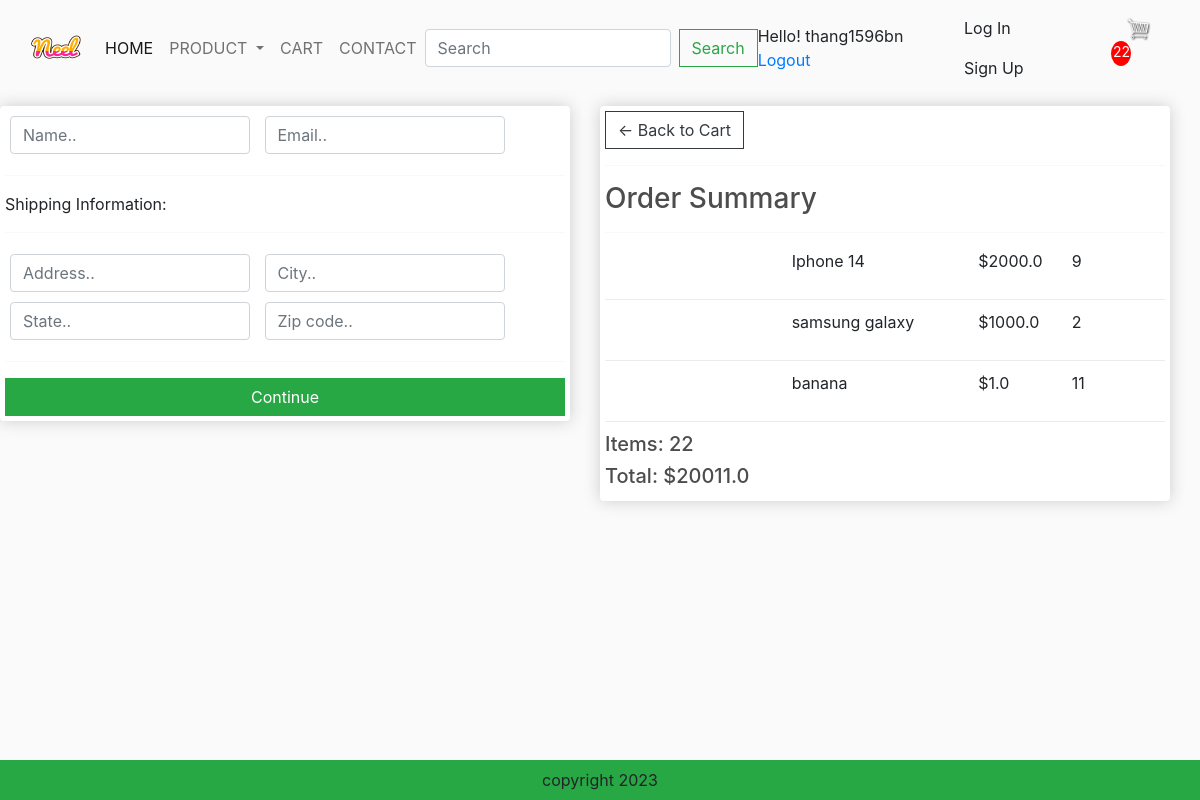
Screenshot of /checkout/ (signed in) with the database file from the repository.
### shop/models.py (models this page shows, shortened)
class OrderItem(models.Model):
    product = models.ForeignKey(Product,on_delete=models.SET_NULL,blank=True,null=True)
    order = models.ForeignKey(Order, on_delete=models.SET_NULL, blank=True, null=True)
    quantity = models.IntegerField(default=0,null=True,blank=True)
    date_added = models.DateTimeField(auto_now_add=True)
    @property
    def get_total(self):
        total = self.product.price * self.quantity
        return total

class Product(models.Model):
    category = models.ManyToManyField(Category, related_name= 'product')
    name = models.CharField(max_length=200,null=True)
    price = models.FloatField()
    digital = models.BooleanField(default=False,null=True,blank=False)
    image = models.ImageField(null=True,blank=True)
    @property
    def ImageURL(self):
        if self.image:
            return self.image.url
        return ''

class Order(models.Model):
    customer = models.ForeignKey(User,on_delete=models.SET_NULL,blank=True,null=True)
    date_order = models.DateTimeField(auto_now_add=True)
    complete = models.BooleanField(default=False, null=True, blank=False)
    transaction_id = models.CharField(max_length=200,null=True)
    @property
    def get_cart_items(self):
        orderitems = self.orderitem_set.all()
        total = sum([item.quantity for item in orderitems])
        return total
    @property
    def get_cart_total(self):
        orderitems = self.orderitem_set.all()
        total = sum([item.get_total for item in orderitems])
        return total

### shop/views.py (the view)
# urls.py: path('checkout/', views.checkout, name="checkout"),
def checkout(request):
    if request.user.is_authenticated:
        customer = request.user
        order, created = Order.objects.get_or_create(customer=customer, complete=False)
        items = order.orderitem_set.all()
        cartItems = order.get_cart_items
    else:
        items = []
        order = {'get_cart_items': 0, 'get_cart_total': 0}
        cartItems = order['get_cart_items']
    context = {'items': items, 'order': order, 'cartItems': cartItems}
    return render(request, 'shop/checkout.html', context)

### shop/templates/shop/checkout.html (shortened to what this page needs)
{% extends 'shop/base.html' %}
{% load static %}
{% block content_checkout %}
     <div class="row" style="width:100%">
		<div class="col-lg-6">
			<div class="box-element" id="form-wrapper">
				<form id="form">
					<div id="user-info">
						<div class="form-field">
							<input required class="form-control" type="text" name="name" placeholder="Name..">
						</div>
						<div class="form-field">
							<input required class="form-control" type="email" name="email" placeholder="Email..">
						</div>
					</div>
					<div id="shipping-info">
						<hr>
						<p>Shipping Information:</p>
						<hr>
						<div class="form-field">
							<input class="form-control" type="text" name="address" placeholder="Address..">
						</div>
						<div class="form-field">
							<input class="form-control" type="text" name="city" placeholder="City..">
						</div>
						<div class="form-field">
							<input class="form-control" type="text" name="state" placeholder="State..">
						</div>
						<div class="form-field">
							<input class="form-control" type="text" name="zipcode" placeholder="Zip code..">
						</div>
					</div>
					<hr>
					<input id="form-button" class="btn btn-success btn-block" type="submit" value="Continue">
				</form>
			</div>
			<br>
		</div>
		<div class="col-lg-6">
			<div class="box-element">
				<a  class="btn btn-outline-dark" href="{% url 'cart' %}">&#x2190; Back to Cart</a>
				<hr>
				<h3>Order Summary</h3>
				<hr>
				{% for item in items %}
				<div class="cart-row">
					<div style="flex:2"><img class="row-image" src="{{item.product.ImageURL}}"></div>
					<div style="flex:2"><p>{{item.product.name}}</p></div>
					<div style="flex:1"><p>${{item.product.price}}</p></div>
					<div style="flex:1"><p>{{item.quantity}}</p></div>
				</div>
				{% endfor %}
				<h5>Items:   {{order.get_cart_items}}</h5>
				<h5>Total:   ${{order.get_cart_total}}</h5>
			</div>
		</div>
     </div>
{% endblock content_checkout %}

### shop/templates/shop/base.html (shortened to what this page needs)
<!DOCTYPE html>
{% load static %}
<html lang="en">
<head>
    <link href="https://cdn.jsdelivr.net/npm/bootstrap@5.2.3/dist/css/bootstrap.min.css" rel="stylesheet">
    <link href="https://stackpath.bootstrapcdn.com/bootstrap/4.4.1/css/bootstrap.min.css" rel="stylesheet">
    <link href="{%static 'shop/css/owl.carousel.min.css' %}" rel="stylesheet">
    <link href="{%static 'shop/css/all.min.css' %}" rel="stylesheet">
    <link href="{%static 'shop/css/main.css' %}" rel="stylesheet">
    <link href="{%static 'shop/css/style.css' %}" rel="stylesheet">
</head>
<body>
    <nav class="navbar navbar-expand-lg bg-body-tertiary" >
      <div class="container-fluid">
        <a class="navbar-brand" href="{% url 'index' %}">
            <img src="{% static 'shop/images/Neel.png' %}" width="50" height="50">
        </a>
        <div class="collapse navbar-collapse" id="navbarSupportedContent">
          <ul class="navbar-nav me-auto mb-2 mb-lg-0">
            <li class="nav-item">
              <a class="nav-link active" aria-current="page" href="{% url 'index' %}">HOME</a>
            </li>
            <li class="nav-item dropdown">
              <a class="nav-link dropdown-toggle" href="#" role="button" data-bs-toggle="dropdown" aria-expanded="false">
                PRODUCT
              </a>
            </li>
            <li class="nav-item">
              <a class="nav-link" href="{% url 'cart' %}">CART</a>
            </li>
            <li class="nav-item">
              <a class="nav-link" href="#">CONTACT</a>
            </li>
          </ul>
          <form class="d-flex" role="search" method="POST" action="{% url 'search' %}">
            <input class="form-control me-2" type="search" placeholder="Search" aria-label="Search" name="searched">
            <button class="btn btn-outline-success" type="submit">Search</button>
          </form>
        </div>
        <div class="form-inline my-2 my-lg-0" style="visibility: {{user_login}}">
          <span>Hello! {{request.user}}</span>
          <span><a href="{% url 'logout' %}"> Logout</a></span>
        </div>
        <div class="form-inline my-2 my-lg-0" style="visibility: {{user_not_login}}">
          <a class="nav-link" href="{% url 'login' %}">Log In</a>
          <a class="nav-link" href="{% url 'register' %}">Sign Up</a>
        </div>
        <div class="form-inline my-2 my-lg-0">
            <a href="{% url 'cart' %}"><img id="cart-icon" src="{% static 'images/cart.png' %}"></a>
            <p id="cart-total">{{cartItems}}</p>
        </div>
      </div>
    </nav>
    {% block content_checkout %}{% endblock content_checkout %}
    <footer class="container--fluid bg-success text-center fixed-bottom p-2 mt-5">
        copyright 2023
    </footer>
</body>
</html>

### shop/static/shop/css/main.css (style rules this page uses)
body { background-color: hsl(0, 0%, 98%); }
h1,h2,h3,h4,h5,h6 { color:hsl(0, 0%, 30%); }
.box-element { box-shadow:hsl(0, 0%, 80%) 0 0 16px; background-color: #fff; border-radius: 4px; padding: 5px; }
#cart-icon { width:25px; display: inline-block; margin-left: 15px; }
#cart-total { display: block; text-align: center; color:#fff; background-color: red; width: 20px; height: 25px; border-radius: 50%; font-size: 14px; }
.col-lg-3, .col-lg-4, .col-lg-6, .col-lg-8, .col-lg-12 { margin-top: 10px; }
.btn { border-radius: 0; }
.form-field { width:250px; display: inline-block; padding: 5px; }
.cart-row { display: flex; align-items: flex-stretch; padding-bottom: 10px; margin-bottom: 10px; border-bottom: 1px solid #ececec; }

### rows the page displays
OrderItem: product.name "Iphone 14", product.price "2000.0", quantity "9"
OrderItem: product.name "samsung galaxy", product.price "1000.0", quantity "2"
OrderItem: product.name "banana", product.price "1.0", quantity "11"
Order: get_cart_items "22", get_cart_total "20011.0"

### other values shown
{{ request.user }} "thang1596bn"
{{ cartItems }} "22"
